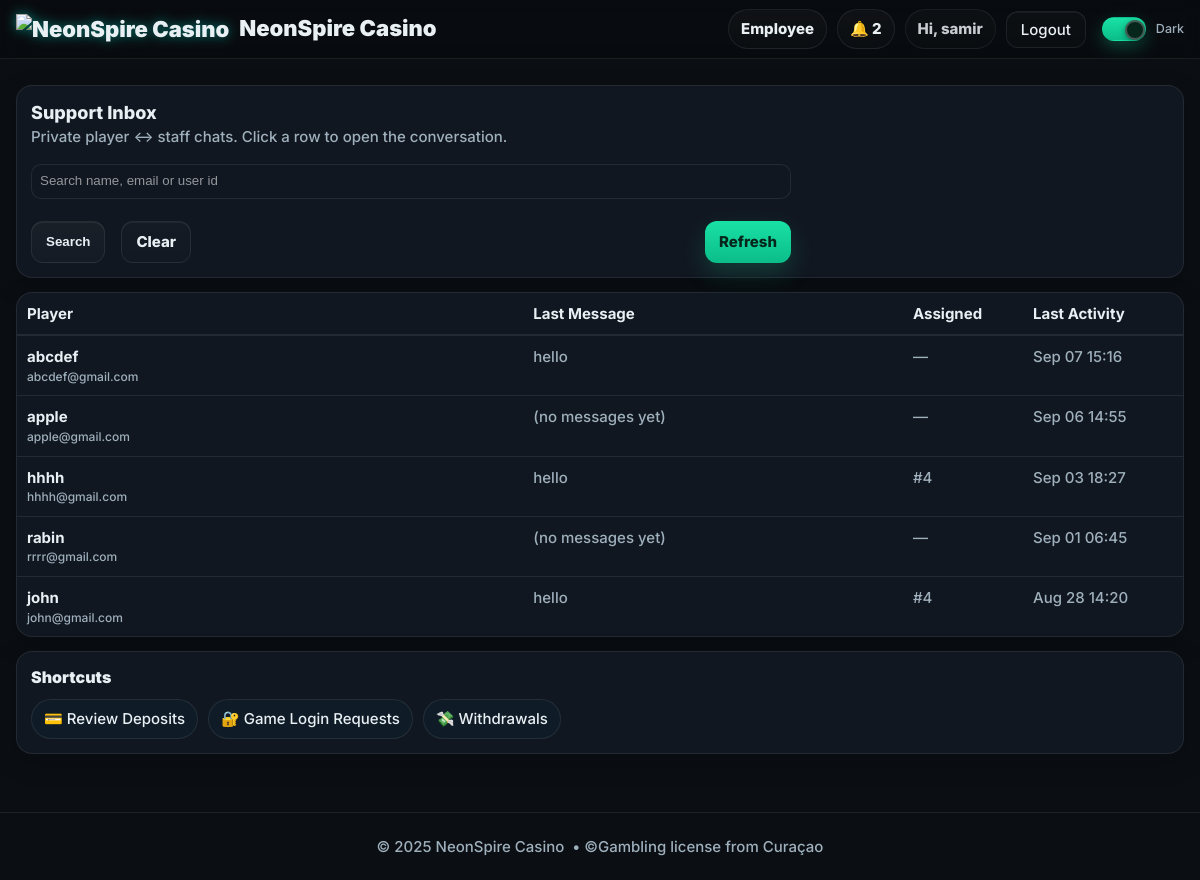
Before: /chat/inbox (signed in) with the older database file.
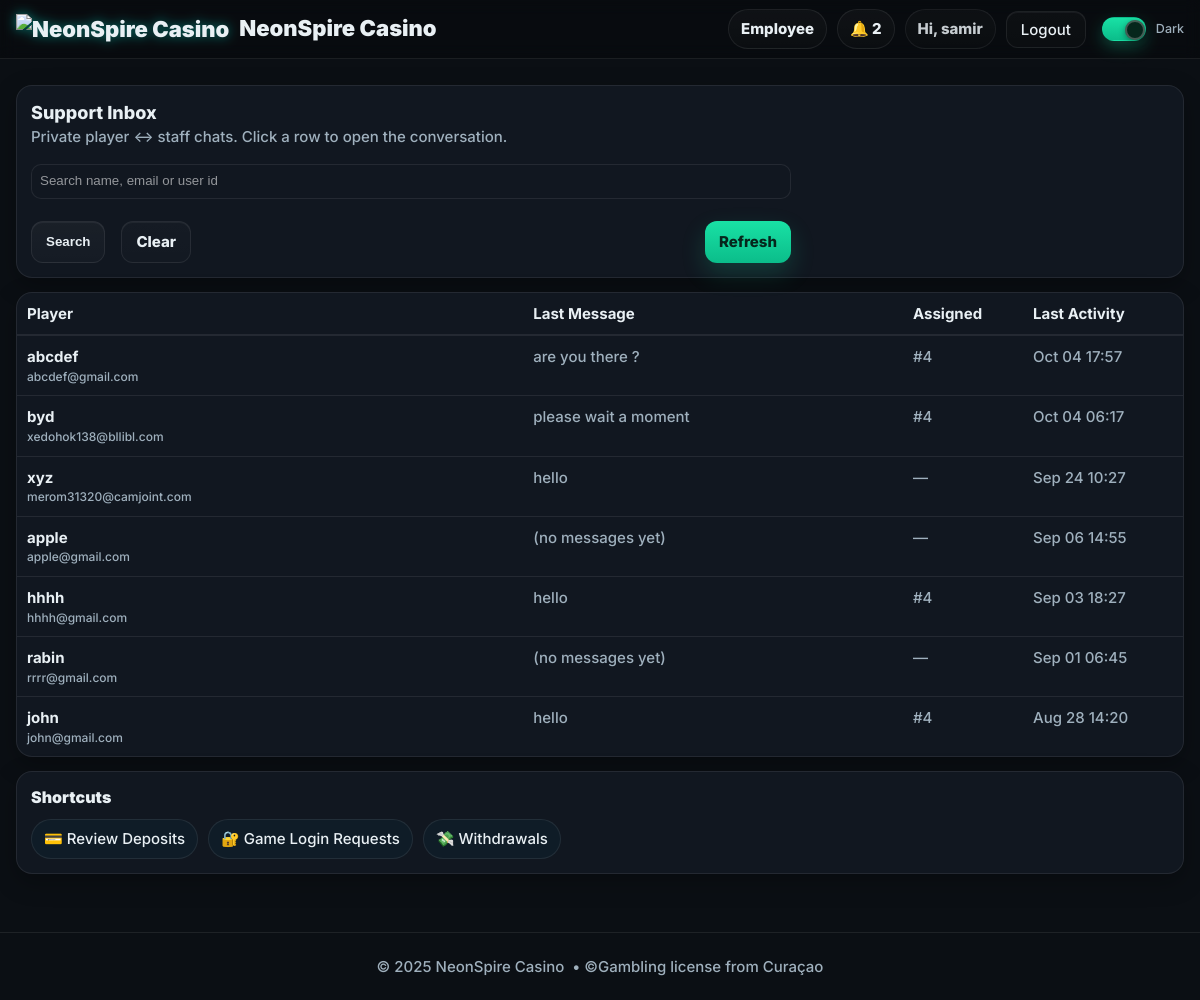
After: the same page with the newer database file.
### models.py (models this page shows, shortened)
class User(db.Model, UserMixin):
    __tablename__ = "users"
    id = db.Column(db.Integer, primary_key=True)
    name = db.Column(db.String(120), nullable=False)
    email = db.Column(db.String(255), unique=True, nullable=False, index=True)
    mobile = db.Column(db.String(24), nullable=True, index=True)  # E.164
    password_hash = db.Column(db.String(255), nullable=False)
    role = db.Column(db.String(20), nullable=False, default="PLAYER")  # PLAYER | EMPLOYEE | ADMIN
    email_verified = db.Column(db.Boolean, default=False, index=True)
    email_verified_at = db.Column(db.DateTime, nullable=True)
    promo_seen = db.Column(db.Boolean, default=False, index=True)
    created_at = db.Column(db.DateTime, default=datetime.utcnow)

class DMMessage(db.Model):
    __tablename__ = "dm_messages"
    id = db.Column(db.Integer, primary_key=True)
    thread_id = db.Column(db.Integer, db.ForeignKey("dm_threads.id"), nullable=False, index=True)
    sender_id = db.Column(db.Integer, db.ForeignKey("users.id"), nullable=False, index=True)
    sender_role = db.Column(db.String(20))  # PLAYER | EMPLOYEE | ADMIN
    body = db.Column(db.Text, nullable=False)
    created_at = db.Column(db.DateTime, default=datetime.utcnow, index=True)

class DMThread(db.Model):
    __tablename__ = "dm_threads"
    id = db.Column(db.Integer, primary_key=True)
    player_id = db.Column(db.Integer, db.ForeignKey("users.id"), nullable=False, index=True)
    employee_id = db.Column(db.Integer, db.ForeignKey("users.id"), nullable=True, index=True)
    status = db.Column(db.String(16), default="OPEN", index=True)  # OPEN | CLOSED
    created_at = db.Column(db.DateTime, default=datetime.utcnow)
    updated_at = db.Column(db.DateTime, default=datetime.utcnow, onupdate=datetime.utcnow)
    last_msg_at = db.Column(db.DateTime, default=datetime.utcnow, index=True)

### chat_bp.py (the view, shortened to what this page needs)
@chat_bp.get("/inbox")
@login_required
def inbox():
    if not _is_staff():
        abort(403)
    term = (request.args.get("q") or "").strip()
    q = DMThread.query.filter_by(status="OPEN")
    threads = (q.order_by(desc(DMThread.last_msg_at), desc(DMThread.id))
                 .limit(300)
                 .all())
    threads_view = []
    for t in threads:
        player = db.session.get(User, t.player_id)
        last = (DMMessage.query
                .filter_by(thread_id=t.id)
                .order_by(DMMessage.id.desc())
                .first())
        threads_view.append({
            "thread_id": t.id,
            "status": t.status,
            "player_id": t.player_id,
            "player_name": (player.name if player and player.name else f"Player #{t.player_id}"),
            "player_email": (player.email if player else ""),
            "assigned_staff_id": t.employee_id,
            "last_msg_at": (t.last_msg_at or t.created_at),
            "last_msg_snippet": (last.body[:80] + ("…" if last and len(last.body) > 80 else "")) if last else "(no messages yet)",
        })
    return render_template("employee_chat.html", threads_view=threads_view, q=term)

### chat_bp.py (called while the page is built)
def _is_staff() -> bool:
    return current_user.is_authenticated and current_user.role in ("EMPLOYEE", "ADMIN")

### templates/employee_chat.html
{% extends "base.html" %}
{% block content %}
<div class="shell" style="margin-top:14px">
  <div class="panel">
    <div class="h3">Support Inbox</div>
    <div class="muted">Private player ↔ staff chats. Click a row to open the conversation.</div>
    <form method="get" action="{{ url_for('chat_bp.inbox') }}" style="margin-top:10px;display:flex;gap:8px;flex-wrap:wrap">
      <input class="input" type="text" name="q" value="{{ q or '' }}" placeholder="Search name, email or user id"
             style="min-width:260px;border:1px solid var(--stroke);border-radius:10px;padding:8px;background:var(--panel);color:var(--text)">
      <button class="btn">Search</button>
      <a class="btn btn-ghost" href="{{ url_for('chat_bp.inbox') }}">Clear</a>
      <a class="btn btn-primary" href="{{ url_for('chat_bp.inbox') }}" style="margin-left:auto">Refresh</a>
    </form>
  </div>
  <div class="panel" style="padding:0">
    <div style="display:grid;grid-template-columns: 1.6fr 1.2fr 120px 140px;gap:0;border-bottom:1px solid var(--stroke);padding:10px;font-weight:700">
      <div>Player</div>
      <div>Last Message</div>
      <div>Assigned</div>
      <div>Last Activity</div>
    </div>
    {% for row in threads_view %}
      <a href="{{ url_for('chat_bp.room', thread_id=row.thread_id) }}"
         style="display:grid;grid-template-columns: 1.6fr 1.2fr 120px 140px;gap:0;padding:10px;border-top:1px solid var(--stroke);text-decoration:none;color:inherit">
        <div>
          <div style="font-weight:700">{{ row.player_name }}</div>
          <div class="muted" style="font-size:12px">{{ row.player_email }}</div>
        </div>
        <div class="muted" title="{{ row.last_msg_snippet }}">{{ row.last_msg_snippet }}</div>
        <div class="muted">{% if row.assigned_staff_id %}#{{ row.assigned_staff_id }}{% else %}—{% endif %}</div>
        <div class="muted">
          {% if row.last_msg_at %}{{ row.last_msg_at.strftime('%b %d %H:%M') }}{% else %}—{% endif %}
        </div>
      </a>
    {% else %}
      <div style="padding:12px" class="muted">No open threads.</div>
    {% endfor %}
  </div>
  <div class="panel">
    <div class="section-head">
      <div class="section-title">Shortcuts</div>
    </div>
    <div class="chip-row">
      <a class="chip" href="{{ url_for('employeebp.deposits_list') }}">💳 Review Deposits</a>
      <a class="chip" href="{{ url_for('employeebp.requests_list') }}">🔐 Game Login Requests</a>
      <a class="chip" href="{{ url_for('employeebp.withdrawals_list') }}">💸 Withdrawals</a>
    </div>
  </div>
</div>
{% endblock %}

### templates/base.html (shortened to what this page needs)
<!DOCTYPE html>
<html lang="en" data-theme="dark">
<head>
  <link rel="stylesheet" href="{{ url_for('static', filename='css/styles.css') }}?v=dm2">
</head>
<body>
  <header class="nav" style="position:sticky;top:0;z-index:50;background:rgba(0,0,0,.25);backdrop-filter:blur(8px);border-bottom:1px solid var(--stroke)">
    <div class="shell nav-inner" style="display:flex;align-items:center;justify-content:space-between;height:58px">
      <a href="{{ url_for('short_bp.lob_short') }}" class="brand" aria-label="NeonSpire Casino">
        <img class="brand-logo" src="{{ url_for('static', filename='img/logo.png') }}" alt="NeonSpire Casino">
        <span class="brand-text">NeonSpire Casino</span>
      </a>
      <nav class="nav-links" style="display:flex;align-items:center;gap:10px">
        {% if current_user.is_authenticated %}
          {% if current_user.role == 'ADMIN' %}
            <a class="pill" href="{{ url_for('adminbp.admin_home') }}">Admin</a>
            <a class="pill" href="{{ url_for('adminbp.admin_players') }}">Players</a>
            <a class="pill" href="{{ url_for('adminbp.deposits_audit') }}">Deposits</a>
            <a class="pill" href="{{ url_for('adminbp.admin_users') }}">Employees</a>
          {% elif current_user.role == 'EMPLOYEE' %}
            <a class="pill" href="{{ url_for('employeebp.employee_home') }}">Employee</a>
          {% else %}
            <a class="pill" href="{{ url_for('short_bp.mylogin_clean') }}">My Logins</a>
          {% endif %}
          <a class="pill" href="{{ url_for('notifybp.list_notifications') }}">🔔 {{ unread_count or 0 }}</a>
          <span class="pill" style="pointer-events:none;opacity:.85">
            Hi, {{ current_user.name.split(' ')[0] if current_user.name else 'Player' }}
          </span>
          <a class="btn btn-ghost" href="{{ url_for('auth.logout') }}">Logout</a>
        {% else %}
          <a class="pill" href="{{ url_for('auth.login_get') }}">Login</a>
          <a class="btn btn-primary" href="{{ url_for('short_bp.reg_short') }}">Register</a>
        {% endif %}
        <label class="toggle" style="margin-left:6px">
          <span class="track"><span class="knob"></span></span>
          <span class="label">Dark</span>
        </label>
      </nav>
    </div>
  </header>
  <div class="hero-slot">
  </div>
  <main style="padding-bottom:20px">
    {% block content %}{% endblock %}
  </main>
  <footer class="shell footer"
          style="height:68px;border-top:1px solid var(--stroke);margin-top:24px;
                 display:flex;align-items:center;justify-content:center;">
    © {{ 2025 }} NeonSpire Casino &nbsp;•&nbsp;
    <span class="muted">©Gambling license from Curaçao </span>
  </footer>
</body>
</html>

### templates/base.html (style rules this page uses)
.brand { display:flex; gap:10px; align-items:center; text-decoration:none; color:inherit; font-weight:900; font-size:22px }
.brand-logo { height:30px; width:auto; display:block; filter: drop-shadow(0 0 6px rgba(0,255,233,.45)); }
.hero-slot { position:relative; z-index:2; padding-top:12px; }
header.nav { overflow:visible; }

Changed rows visible on the page:
added DMMessage: last_msg_snippet "are you there ?"
added User: player_name "byd", player_email "xedohok138@bllibl.com"
added DMMessage: last_msg_snippet "please wait a moment"
added DMThread: last_msg_at "Oct 04 06:17"
added User: player_name "xyz", player_email "merom31320@camjoint.com"
added DMThread: last_msg_at "Sep 24 10:27"
Other visible differences:
new list line: "abcdef abcdef@gmail.com"
new list line: "# 4"
new list line: "Oct 04 17:57"
list line gone: "abcdef abcdef@gmail.com"
list line gone: "Sep 07 15:16"
